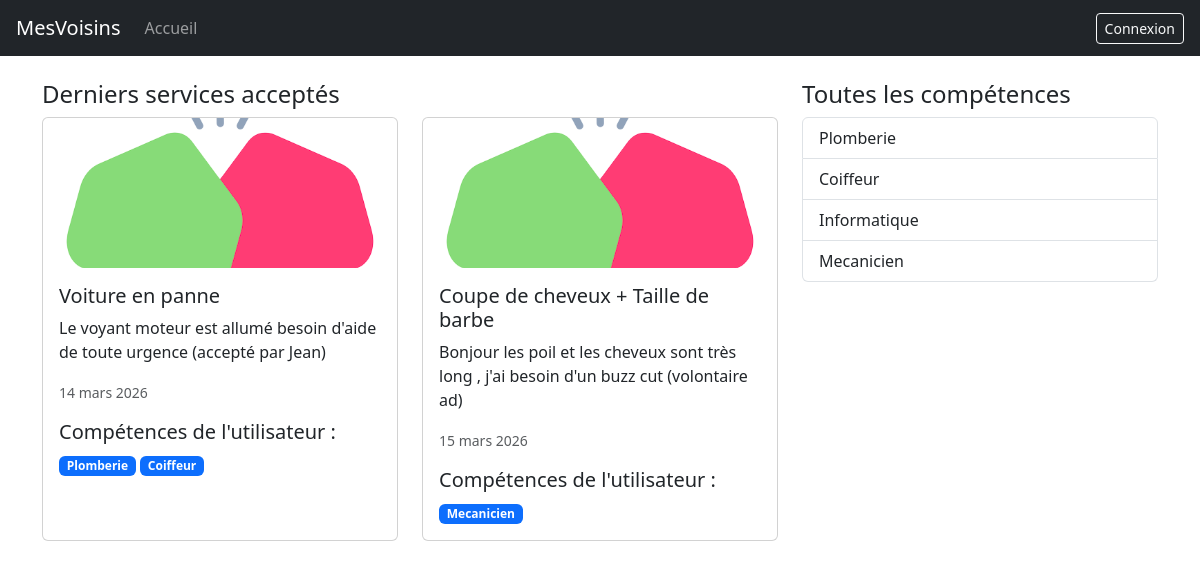
The app's page /app/ with its own data.
### app/models.py (models this page shows, shortened)
class Service(models.Model):
    title = models.CharField(max_length=100)
    description = models.TextField()
    skill = models.ForeignKey(Skill, on_delete=models.CASCADE)
    creator = models.ForeignKey('auth.User', on_delete=models.CASCADE, related_name='services_crees')
    volunteer = models.ForeignKey('auth.User', null=True, blank=True, on_delete=models.SET_NULL, related_name='volunteer')
    date = models.DateField()
    created_at = models.DateTimeField(auto_now_add=True)

class UserSkill(models.Model):
    user = models.ForeignKey('auth.User', on_delete=models.CASCADE)
    skill = models.ForeignKey(Skill, on_delete=models.CASCADE)

class Skill(models.Model):
    name = models.CharField(max_length=100)
    category = models.ForeignKey('Category',null=True, blank=True, on_delete=models.CASCADE)

### app/views.py (the view)
# urls.py: path("", views.home, name="home"),
def home(request):
    last_services_accepted = Service.objects.filter(volunteer__isnull=False)[:10]
    all_skill = Skill.objects.all()
    if request.user.is_authenticated:
        user_skill = request.user.userskill_set.values_list('skill__name', flat=True)
    else:
        user_skill = []
    context = {"last_services": last_services_accepted, "all_skill": all_skill, "user_skill": user_skill}
    return render(request, 'home.html', context)

### app/templates/home.html
{% extends 'base.html' %}
{% load static %}
{% block content %}
<div class="container mt-4">
  <div class="row">
    <div class="col-md-8">
      <h4>Derniers services acceptés</h4>
      <div class="row">
        {% for service in last_services %}
        <div class="col-md-6 mb-3">
          <div class="card h-100">
            <img src="{% static 'app/images/img.png' %}" class="card-img-top" alt="logo" style="max-height: 150px; object-fit: cover;">
            <div class="card-body">
              <h5 class="card-title">{{ service.title }}</h5>
              <p class="card-text">{{ service.description }}</p>
              <p class="card-text"><small class="text-muted">{{ service.date }}</small></p>
              <h5>Compétences de l'utilisateur :</h5>
              {% for skill in service.creator.userskill_set.all %}
              <span class="badge bg-primary">{{ skill.skill.name }}</span>
              {% endfor %}
            </div>
          </div>
        </div>
        {% endfor %}
      </div>
    </div>
    <div class="col-md-4">
      <h4>Toutes les compétences</h4>
      <ul class="list-group">
        {% if user.is_authenticated %}
          {% for skill in all_skill %}
            {% if skill.name in user_skill %}
              <li class="list-group-item list-group-item-success">{{ skill.name }} <span class="badge bg-success float-end">Votre compétence</span></li>
            {% else %}
              <li class="list-group-item">{{ skill.name }}</li>
            {% endif %}
          {% endfor %}
        {% else %}
          {% for skill in all_skill %}
            <li class="list-group-item">{{ skill.name }}</li>
          {% endfor %}
        {% endif %}
      </ul>
    </div>
  </div>
</div>
{% endblock %}

### records on screen
Service: title "Voiture en panne", description "Le voyant moteur est allumé besoin d'aide de toute urgence (accepté par Jean)", date "14 mars 2026"
UserSkill: skill.name "Plomberie"
UserSkill: skill.name "Coiffeur"
Service: title "Coupe de cheveux + Taille de barbe", description "Bonjour les poil et les cheveux sont très long , j'ai besoin d'un buzz cut (volontaire ad)", date "15 mars 2026"
UserSkill: skill.name "Mecanicien"
Skill: name "Plomberie"
Skill: name "Coiffeur"
Skill: name "Informatique"
Skill: name "Mecanicien"
